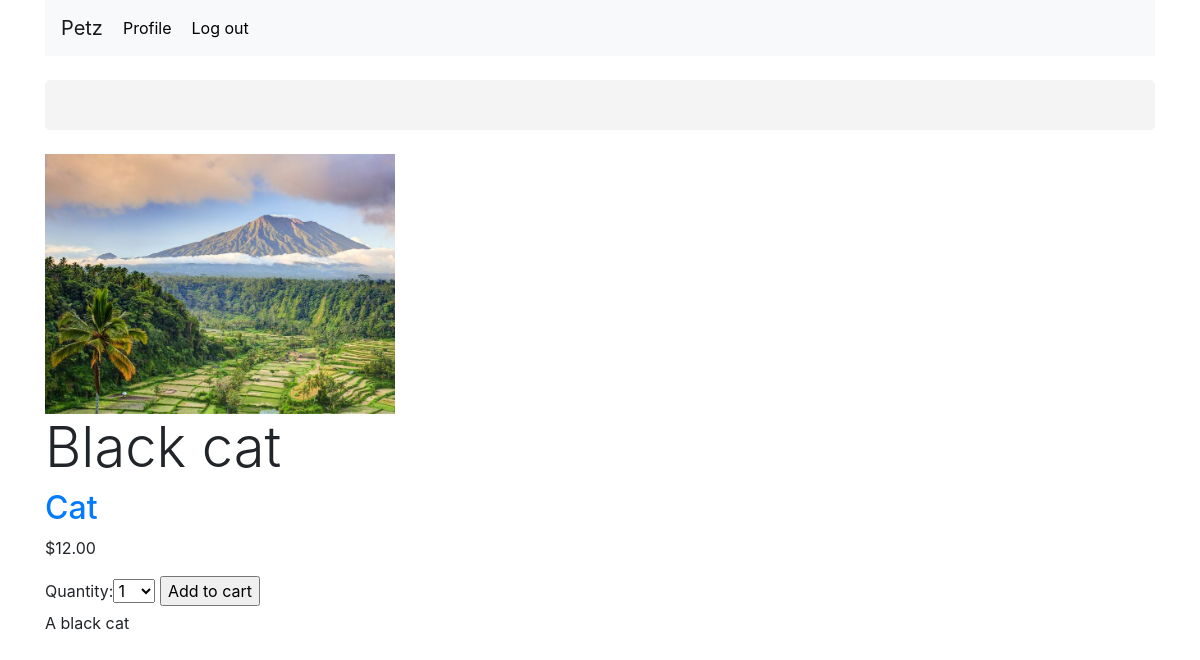
Screenshot of /2/black-cat/ with the database file from the repository.
### shop/models.py (models this page shows, shortened)
class Product(models.Model):
    category = models.ForeignKey(Category, related_name='products', on_delete=models.CASCADE)
    name = models.CharField(max_length=200, db_index=True)
    slug = models.SlugField(max_length=200, db_index=True)
    image = models.ImageField(upload_to='products/%Y/%m/%d', blank=True)
    description = models.TextField(blank=True)
    price = models.DecimalField(max_digits=10, decimal_places=2)
    stock = models.PositiveIntegerField()
    available = models.BooleanField(default=True)
    created = models.DateTimeField(auto_now_add=True)
    updated = models.DateTimeField(auto_now=True)
    class Meta:
        ordering = ('name',)
        index_together = (('id', 'slug'),)

class Category(models.Model):
    name = models.CharField(max_length=200, db_index=True)
    slug = models.SlugField(max_length=200, db_index=True, unique=True)
    class Meta:
        ordering = ('name',)
        verbose_name = 'category'
        verbose_name_plural = 'categories'
    def __str__(self):
        return self.name
    def get_absolute_url(self):
        return reverse('shop:product_list_by_category', args=[self.slug])

### shop/views.py (the view)
# urls.py: url(r'^(?P<id>\d+)/(?P<slug>[-\w]+)/$', views.product_detail, name='product_detail'),
def product_detail(request, id, slug):
    product = get_object_or_404(Product, id=id, slug=slug, available=True)
    cart_product_form = CartAddProductForm()
    return render(request, 'shop/product/detail.html', {'product': product,  'cart_product_form': cart_product_form})

### cart/forms.py
class CartAddProductForm(forms.Form):
    quantity = forms.TypedChoiceField(choices=PRODUCT_QUANTITY_CHOICES, coerce=int)
    update = forms.BooleanField(required=False, initial =False, widget=forms.HiddenInput)

### cart/cart.py (called while the page is built)
    def __len__(self):
        return sum(item['quantity'] for item in self.cart.values())

### cart/context_processors.py (called while the page is built)
def cart(request):
    return {'cart': Cart(request)}

### shop/templates/shop/product/detail.html (shortened to what this page needs)
{% extends "shop/base.html" %}
{% load static %}
{% block content %}
    <div class="product-detail">
        <img src="{% if product.image %}{{ product.image.url }}{% else %}{% static "img/no_image.png" %}{% endif %}">
        <h4 class="display-4">{{ product.name }}</h4>
        <h2><a href="{{ product.category.get_absolute_url }}">{{ product.category }}</a></h2>
        <p class="price">${{ product.price }}</p>
        <form action="{% url "cart:cart_add" product.id %}" method="post">
            {{ cart_product_form }}
            <input type="submit" value="Add to cart">
        </form>
        {{ product.description|linebreaks }}
    </div>
{% endblock %}

### shop/static/css/style.css (style rules this page uses)
.product-detail img { height: 260px; width: 350px; object-fit: cover; }

### rows the page displays
Product: image (picture), name "Black cat", category "Cat", price "12.00", description "A black cat"
